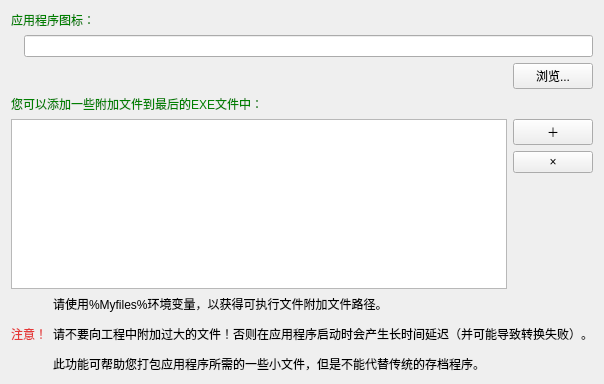
<?xml version="1.0" encoding="UTF-8"?>
<ui version="4.0">
 <class>Form</class>
 <widget class="QWidget" name="Form">
  <property name="geometry">
   <rect>
    <x>0</x>
    <y>0</y>
    <width>602</width>
    <height>384</height>
   </rect>
  </property>
  <property name="windowTitle">
   <string>Form</string>
  </property>
  <layout class="QGridLayout" name="gridLayout">
   <item row="2" column="0">
    <layout class="QHBoxLayout" name="horizontalLayout_2">
     <item>
      <widget class="QListWidget" name="listWidget"/>
     </item>
     <item>
      <layout class="QVBoxLayout" name="verticalLayout_3">
       <property name="sizeConstraint">
        <enum>QLayout::SizeConstraint::SetDefaultConstraint</enum>
       </property>
       <item>
        <widget class="QPushButton" name="pushButton_add">
         <property name="sizePolicy">
          <sizepolicy hsizetype="Fixed" vsizetype="Fixed">
           <horstretch>0</horstretch>
           <verstretch>0</verstretch>
          </sizepolicy>
         </property>
         <property name="text">
          <string>＋</string>
         </property>
        </widget>
       </item>
       <item>
        <widget class="QPushButton" name="pushButton_del">
         <property name="sizePolicy">
          <sizepolicy hsizetype="Fixed" vsizetype="Fixed">
           <horstretch>0</horstretch>
           <verstretch>0</verstretch>
          </sizepolicy>
         </property>
         <property name="text">
          <string>×</string>
         </property>
        </widget>
       </item>
       <item>
        <spacer name="verticalSpacer">
         <property name="orientation">
          <enum>Qt::Orientation::Vertical</enum>
         </property>
         <property name="sizeHint" stdset="0">
          <size>
           <width>20</width>
           <height>40</height>
          </size>
         </property>
        </spacer>
       </item>
      </layout>
     </item>
    </layout>
   </item>
   <item row="1" column="0">
    <widget class="QLabel" name="label_2">
     <property name="styleSheet">
      <string notr="true">color: rgb(0, 128, 0);
font: 700 9pt &quot;Microsoft YaHei UI&quot;;</string>
     </property>
     <property name="text">
      <string>您可以添加一些附加文件到最后的EXE文件中：</string>
     </property>
    </widget>
   </item>
   <item row="0" column="0">
    <layout class="QVBoxLayout" name="verticalLayout">
     <item>
      <widget class="QLabel" name="label">
       <property name="styleSheet">
        <string notr="true">font: 700 9pt &quot;Microsoft YaHei UI&quot;;
color: rgb(0, 128, 0);
</string>
       </property>
       <property name="text">
        <string>应用程序图标：</string>
       </property>
      </widget>
     </item>
     <item>
      <layout class="QHBoxLayout" name="horizontalLayout">
       <item>
        <widget class="QLabel" name="label_preview">
         <property name="text">
          <string/>
         </property>
        </widget>
       </item>
       <item>
        <layout class="QVBoxLayout" name="verticalLayout_2">
         <item>
          <widget class="QLineEdit" name="lineEdit"/>
         </item>
         <item>
          <layout class="QHBoxLayout" name="horizontalLayout_3">
           <item>
            <spacer name="horizontalSpacer">
             <property name="orientation">
              <enum>Qt::Orientation::Horizontal</enum>
             </property>
             <property name="sizeHint" stdset="0">
              <size>
               <width>40</width>
               <height>20</height>
              </size>
             </property>
            </spacer>
           </item>
           <item>
            <widget class="QPushButton" name="pushButton_browse">
             <property name="text">
              <string>浏览...</string>
             </property>
            </widget>
           </item>
          </layout>
         </item>
        </layout>
       </item>
      </layout>
     </item>
    </layout>
   </item>
   <item row="3" column="0">
    <layout class="QHBoxLayout" name="horizontalLayout_4">
     <item>
      <widget class="QLabel" name="label_3">
       <property name="sizePolicy">
        <sizepolicy hsizetype="Fixed" vsizetype="Preferred">
         <horstretch>0</horstretch>
         <verstretch>0</verstretch>
        </sizepolicy>
       </property>
       <property name="styleSheet">
        <string notr="true">font: 700 9pt &quot;Microsoft YaHei UI&quot;;
color: rgb(229, 56, 56);</string>
       </property>
       <property name="text">
        <string>注意！</string>
       </property>
      </widget>
     </item>
     <item>
      <widget class="QLabel" name="label_4">
       <property name="styleSheet">
        <string notr="true">font: 700 9pt &quot;Microsoft YaHei UI&quot;;</string>
       </property>
       <property name="text">
        <string>&lt;html&gt;&lt;head/&gt;&lt;body&gt;&lt;p&gt;请使用%Myfiles%环境变量，以获得可执行文件附加文件路径。&lt;/p&gt;&lt;p&gt;请不要向工程中附加过大的文件！否则在应用程序启动时会产生长时间延迟（并可能导致转换失败）。&lt;/p&gt;&lt;p&gt;此功能可帮助您打包应用程序所需的一些小文件，但是不能代替传统的存档程序。&lt;/p&gt;&lt;/body&gt;&lt;/html&gt;</string>
       </property>
      </widget>
     </item>
    </layout>
   </item>
  </layout>
 </widget>
 <resources/>
 <connections/>
</ui>
